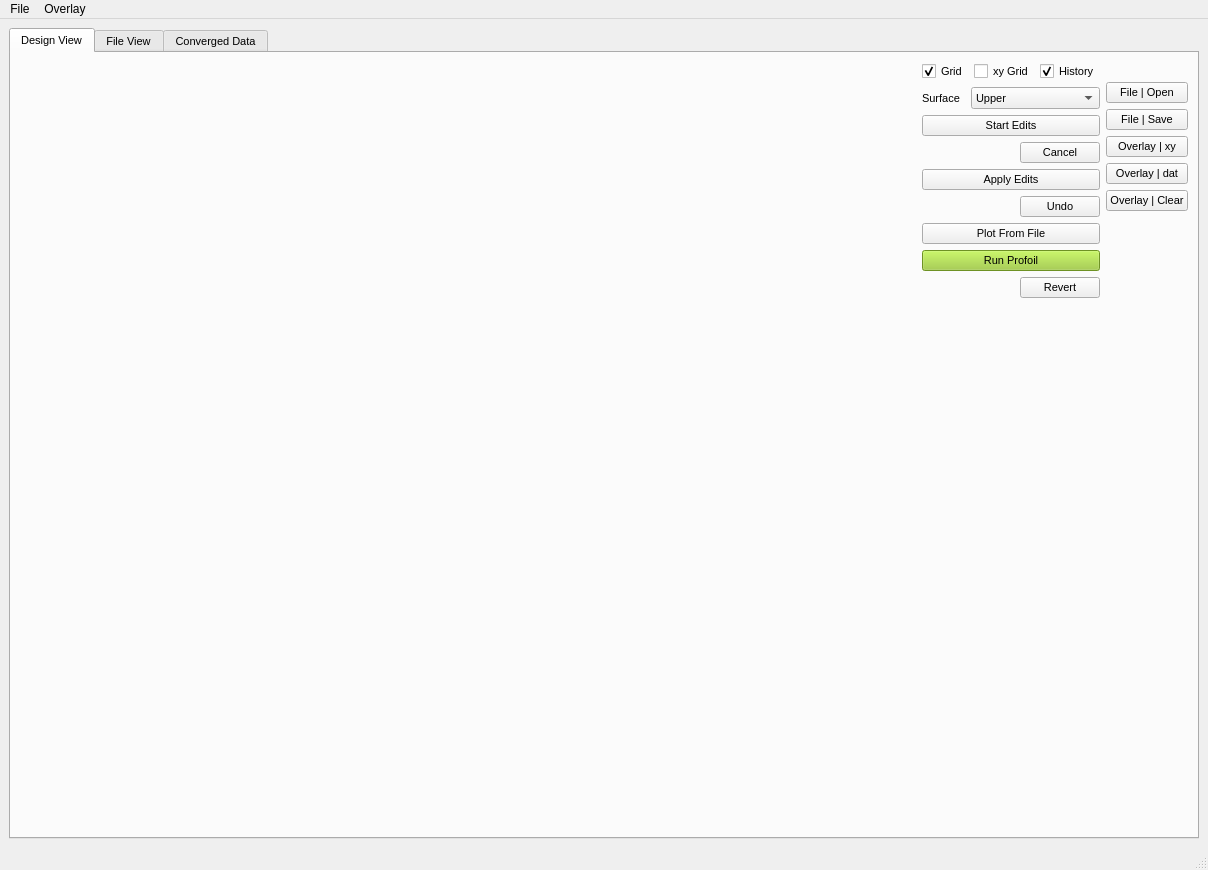
<?xml version="1.0" encoding="UTF-8"?>
<ui version="4.0">
 <class>MainWindow</class>
 <widget class="QMainWindow" name="MainWindow">
  <property name="geometry">
   <rect>
    <x>0</x>
    <y>0</y>
    <width>1208</width>
    <height>870</height>
   </rect>
  </property>
  <property name="minimumSize">
   <size>
    <width>800</width>
    <height>600</height>
   </size>
  </property>
  <property name="windowTitle">
   <string>PROFOIL-UI</string>
  </property>
  <widget class="QWidget" name="centralwidget">
   <layout class="QHBoxLayout" name="horizontalLayout" stretch="4">
    <item>
     <widget class="QTabWidget" name="tabWidget">
      <property name="font">
       <font>
        <pointsize>8</pointsize>
       </font>
      </property>
      <property name="currentIndex">
       <number>0</number>
      </property>
      <widget class="QWidget" name="DesignView">
       <attribute name="title">
        <string>Design View</string>
       </attribute>
       <layout class="QHBoxLayout" name="horizontalLayout_10" stretch="6,1,0">
        <item>
         <layout class="QVBoxLayout" name="verticalLayout_canvas">
          <item>
           <spacer name="horizontalSpacer_2">
            <property name="orientation">
             <enum>Qt::Horizontal</enum>
            </property>
            <property name="sizeHint" stdset="0">
             <size>
              <width>40</width>
              <height>20</height>
             </size>
            </property>
           </spacer>
          </item>
         </layout>
        </item>
        <item>
         <layout class="QVBoxLayout" name="verticalLayout">
          <item>
           <layout class="QHBoxLayout" name="horizontalLayout_3">
            <item>
             <widget class="QCheckBox" name="checkBox_grid">
              <property name="text">
               <string>Grid</string>
              </property>
              <property name="checked">
               <bool>true</bool>
              </property>
             </widget>
            </item>
            <item>
             <widget class="QCheckBox" name="checkBox_airfoil_grid">
              <property name="text">
               <string>xy Grid</string>
              </property>
              <property name="checked">
               <bool>false</bool>
              </property>
             </widget>
            </item>
            <item>
             <widget class="QCheckBox" name="checkBox_history">
              <property name="text">
               <string>History</string>
              </property>
              <property name="checked">
               <bool>true</bool>
              </property>
             </widget>
            </item>
           </layout>
          </item>
          <item>
           <layout class="QHBoxLayout" name="horizontalLayout_9" stretch="1,3">
            <item>
             <widget class="QLabel" name="label_4">
              <property name="text">
               <string>Surface</string>
              </property>
             </widget>
            </item>
            <item>
             <widget class="QComboBox" name="combo_switch_surface">
              <item>
               <property name="text">
                <string>Upper</string>
               </property>
              </item>
              <item>
               <property name="text">
                <string>Lower</string>
               </property>
              </item>
             </widget>
            </item>
           </layout>
          </item>
          <item>
           <widget class="QPushButton" name="btn_start_edits">
            <property name="font">
             <font>
              <pointsize>8</pointsize>
             </font>
            </property>
            <property name="styleSheet">
             <string notr="true"/>
            </property>
            <property name="text">
             <string>Start Edits</string>
            </property>
           </widget>
          </item>
          <item>
           <layout class="QHBoxLayout" name="horizontalLayout_8">
            <item>
             <spacer name="horizontalSpacer_7">
              <property name="orientation">
               <enum>Qt::Horizontal</enum>
              </property>
              <property name="sizeHint" stdset="0">
               <size>
                <width>40</width>
                <height>20</height>
               </size>
              </property>
             </spacer>
            </item>
            <item>
             <widget class="QPushButton" name="btn_cancel">
              <property name="font">
               <font>
                <pointsize>8</pointsize>
               </font>
              </property>
              <property name="text">
               <string>Cancel</string>
              </property>
             </widget>
            </item>
           </layout>
          </item>
          <item>
           <widget class="QPushButton" name="btn_apply_edits">
            <property name="font">
             <font>
              <pointsize>8</pointsize>
             </font>
            </property>
            <property name="text">
             <string>Apply Edits</string>
            </property>
           </widget>
          </item>
          <item>
           <layout class="QHBoxLayout" name="horizontalLayout_6">
            <item>
             <spacer name="horizontalSpacer_5">
              <property name="orientation">
               <enum>Qt::Horizontal</enum>
              </property>
              <property name="sizeHint" stdset="0">
               <size>
                <width>40</width>
                <height>20</height>
               </size>
              </property>
             </spacer>
            </item>
            <item>
             <widget class="QPushButton" name="btn_undo">
              <property name="font">
               <font>
                <pointsize>8</pointsize>
               </font>
              </property>
              <property name="text">
               <string>Undo</string>
              </property>
             </widget>
            </item>
           </layout>
          </item>
          <item>
           <widget class="QPushButton" name="btn_plot_from_file">
            <property name="font">
             <font>
              <pointsize>8</pointsize>
             </font>
            </property>
            <property name="text">
             <string>Plot From File</string>
            </property>
           </widget>
          </item>
          <item>
           <widget class="QPushButton" name="btn_run_profoil">
            <property name="font">
             <font>
              <pointsize>8</pointsize>
             </font>
            </property>
            <property name="styleSheet">
             <string notr="true">background-color:yellowgreen;</string>
            </property>
            <property name="text">
             <string>Run Profoil</string>
            </property>
           </widget>
          </item>
          <item>
           <layout class="QHBoxLayout" name="horizontalLayout_7">
            <item>
             <spacer name="horizontalSpacer_6">
              <property name="orientation">
               <enum>Qt::Horizontal</enum>
              </property>
              <property name="sizeHint" stdset="0">
               <size>
                <width>40</width>
                <height>20</height>
               </size>
              </property>
             </spacer>
            </item>
            <item>
             <widget class="QPushButton" name="btn_revert">
              <property name="font">
               <font>
                <pointsize>8</pointsize>
               </font>
              </property>
              <property name="text">
               <string>Revert</string>
              </property>
             </widget>
            </item>
           </layout>
          </item>
          <item>
           <widget class="QLabel" name="lbl_summary">
            <property name="font">
             <font>
              <family>Courier</family>
              <pointsize>8</pointsize>
             </font>
            </property>
            <property name="text">
             <string>&lt;html&gt;&lt;head/&gt;&lt;body&gt;&lt;p&gt;&lt;br/&gt;&lt;/p&gt;&lt;/body&gt;&lt;/html&gt;</string>
            </property>
            <property name="wordWrap">
             <bool>true</bool>
            </property>
           </widget>
          </item>
          <item>
           <spacer name="verticalSpacer">
            <property name="orientation">
             <enum>Qt::Vertical</enum>
            </property>
            <property name="sizeHint" stdset="0">
             <size>
              <width>20</width>
              <height>40</height>
             </size>
            </property>
           </spacer>
          </item>
         </layout>
        </item>
        <item>
         <layout class="QVBoxLayout" name="verticalLayout_2">
          <item>
           <spacer name="verticalSpacer_3">
            <property name="orientation">
             <enum>Qt::Vertical</enum>
            </property>
            <property name="sizeType">
             <enum>QSizePolicy::Fixed</enum>
            </property>
            <property name="sizeHint" stdset="0">
             <size>
              <width>20</width>
              <height>20</height>
             </size>
            </property>
           </spacer>
          </item>
          <item>
           <widget class="QPushButton" name="btn_file_open">
            <property name="text">
             <string>File | Open</string>
            </property>
           </widget>
          </item>
          <item>
           <widget class="QPushButton" name="btn_file_save">
            <property name="text">
             <string>File | Save</string>
            </property>
           </widget>
          </item>
          <item>
           <widget class="QPushButton" name="btn_overlay_xy">
            <property name="text">
             <string>Overlay | xy</string>
            </property>
           </widget>
          </item>
          <item>
           <widget class="QPushButton" name="btn_overlay_dat">
            <property name="text">
             <string>Overlay | dat</string>
            </property>
           </widget>
          </item>
          <item>
           <widget class="QPushButton" name="btn_overlay_clear">
            <property name="text">
             <string>Overlay | Clear</string>
            </property>
           </widget>
          </item>
          <item>
           <spacer name="verticalSpacer_2">
            <property name="orientation">
             <enum>Qt::Vertical</enum>
            </property>
            <property name="sizeHint" stdset="0">
             <size>
              <width>20</width>
              <height>40</height>
             </size>
            </property>
           </spacer>
          </item>
         </layout>
        </item>
       </layout>
      </widget>
      <widget class="QWidget" name="FileView">
       <attribute name="title">
        <string>File View</string>
       </attribute>
       <layout class="QGridLayout" name="gridLayout" columnstretch="9,11">
        <item row="1" column="1">
         <widget class="QPlainTextEdit" name="plainTextEdit_profoil_log">
          <property name="font">
           <font>
            <family>Courier</family>
            <pointsize>8</pointsize>
           </font>
          </property>
          <property name="horizontalScrollBarPolicy">
           <enum>Qt::ScrollBarAlwaysOn</enum>
          </property>
          <property name="lineWrapMode">
           <enum>QPlainTextEdit::NoWrap</enum>
          </property>
          <property name="readOnly">
           <bool>true</bool>
          </property>
          <property name="plainText">
           <string/>
          </property>
         </widget>
        </item>
        <item row="1" column="0">
         <widget class="QPlainTextEdit" name="plainTextEdit_profoil_in">
          <property name="font">
           <font>
            <family>Courier</family>
            <pointsize>8</pointsize>
           </font>
          </property>
          <property name="horizontalScrollBarPolicy">
           <enum>Qt::ScrollBarAlwaysOn</enum>
          </property>
          <property name="lineWrapMode">
           <enum>QPlainTextEdit::NoWrap</enum>
          </property>
          <property name="plainText">
           <string/>
          </property>
         </widget>
        </item>
        <item row="2" column="0">
         <layout class="QHBoxLayout" name="horizontalLayout_2" stretch="0,0">
          <item>
           <spacer name="horizontalSpacer">
            <property name="orientation">
             <enum>Qt::Horizontal</enum>
            </property>
            <property name="sizeHint" stdset="0">
             <size>
              <width>40</width>
              <height>20</height>
             </size>
            </property>
           </spacer>
          </item>
          <item>
           <widget class="QPushButton" name="btn_save_profoil_in">
            <property name="text">
             <string>Save</string>
            </property>
           </widget>
          </item>
         </layout>
        </item>
        <item row="0" column="0">
         <widget class="QLabel" name="label">
          <property name="text">
           <string>~/work/profoil.in</string>
          </property>
         </widget>
        </item>
        <item row="0" column="1">
         <widget class="QLabel" name="label_2">
          <property name="text">
           <string>~/work/profoil.log</string>
          </property>
         </widget>
        </item>
       </layout>
      </widget>
      <widget class="QWidget" name="ConvergedView">
       <attribute name="title">
        <string>Converged Data</string>
       </attribute>
       <layout class="QGridLayout" name="gridLayout_2">
        <item row="1" column="2">
         <widget class="QLabel" name="label_5">
          <property name="text">
           <string>~/work/profoi.xy</string>
          </property>
         </widget>
        </item>
        <item row="2" column="1">
         <widget class="QPlainTextEdit" name="plainTextEdit_profoil_dmp">
          <property name="font">
           <font>
            <family>Courier</family>
           </font>
          </property>
          <property name="horizontalScrollBarPolicy">
           <enum>Qt::ScrollBarAlwaysOn</enum>
          </property>
          <property name="readOnly">
           <bool>true</bool>
          </property>
         </widget>
        </item>
        <item row="2" column="2">
         <widget class="QPlainTextEdit" name="plainTextEdit_profoil_xy">
          <property name="font">
           <font>
            <family>Courier</family>
           </font>
          </property>
          <property name="horizontalScrollBarPolicy">
           <enum>Qt::ScrollBarAlwaysOn</enum>
          </property>
          <property name="readOnly">
           <bool>true</bool>
          </property>
         </widget>
        </item>
        <item row="1" column="1">
         <widget class="QLabel" name="label_3">
          <property name="text">
           <string>~/work/profoil.dmp</string>
          </property>
         </widget>
        </item>
       </layout>
      </widget>
     </widget>
    </item>
   </layout>
  </widget>
  <widget class="QMenuBar" name="menubar">
   <property name="geometry">
    <rect>
     <x>0</x>
     <y>0</y>
     <width>1208</width>
     <height>26</height>
    </rect>
   </property>
   <widget class="QMenu" name="menuFile">
    <property name="title">
     <string>File</string>
    </property>
    <addaction name="actionOpen"/>
    <addaction name="actionSave"/>
   </widget>
   <widget class="QMenu" name="menuOverlay">
    <property name="title">
     <string>Overlay</string>
    </property>
    <addaction name="actionProfoil_dat_File"/>
    <addaction name="actionXFoil_dat_File"/>
    <addaction name="actionClear_Overlay"/>
   </widget>
   <addaction name="menuFile"/>
   <addaction name="menuOverlay"/>
  </widget>
  <widget class="QStatusBar" name="statusbar"/>
  <action name="actionOpen">
   <property name="text">
    <string>Open</string>
   </property>
  </action>
  <action name="actionSave">
   <property name="text">
    <string>Save</string>
   </property>
  </action>
  <action name="actionProfoil_dat_File">
   <property name="text">
    <string>Geometry from *.xy file (no header line)</string>
   </property>
  </action>
  <action name="actionClear_Overlay">
   <property name="text">
    <string>Clear Overlay</string>
   </property>
  </action>
  <action name="actionXFoil_dat_File">
   <property name="text">
    <string>Geometry from *.dat file (1 header line)</string>
   </property>
  </action>
  <action name="actionMSES_dat_File">
   <property name="text">
    <string>MSES *.dat File</string>
   </property>
  </action>
 </widget>
 <resources/>
 <connections/>
</ui>
